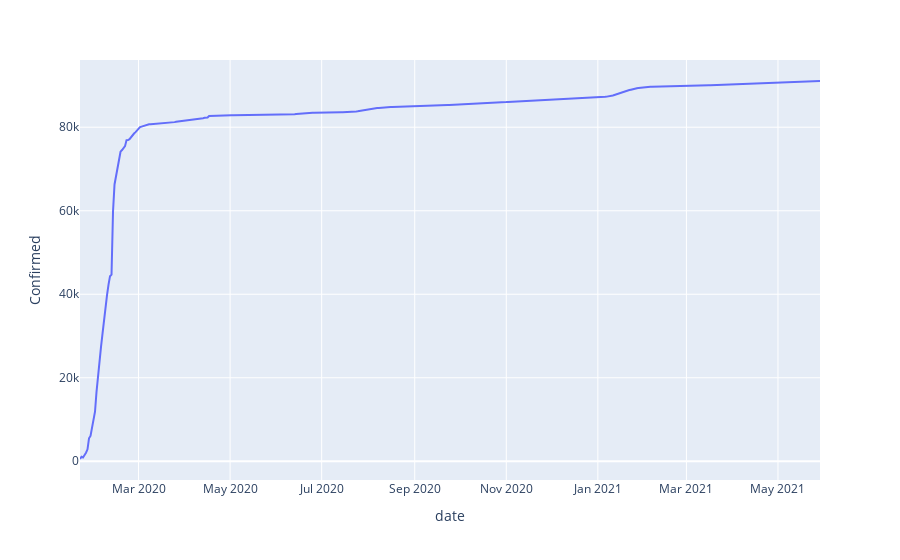
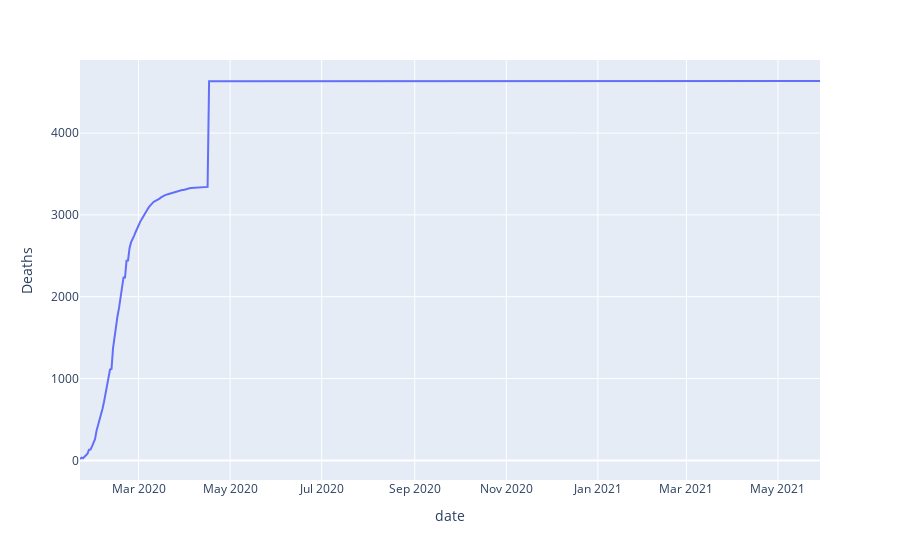

The notebook cell saved with these charts, in order:
### Code cell
china = dff[dff['country']=='China']
china_group = china.groupby('date')[['Confirmed','Deaths']].sum()
fig=px.line(data_frame=china_group,x=china_group.index,y='Confirmed')
fig.show()
fig=px.line(data_frame=china_group,x=china_group.index,y='Deaths')
fig.show()

### Figure 1 — Plotly figure (JSON) as saved in the notebook; plotly's stock layout.template omitted (floating-point values rounded to 4 significant figures; data arrays with more than 128 entries replaced by an {"elided": "..."} marker saying what was removed)
{"data": [{"hovertemplate": "date=%{x}<br>Confirmed=%{y}<extra></extra>", "legendgroup": "", "line": {"color": "#636efa", "dash": "solid"}, "marker": {"symbol": "circle"}, "mode": "lines", "name": "", "orientation": "v", "showlegend": false, "type": "scatter", "x": {"elided": "494 str values"}, "xaxis": "x", "y": {"elided": "494 int values"}, "yaxis": "y"}], "layout": {"legend": {"tracegroupgap": 0}, "margin": {"t": 60}, "xaxis": {"anchor": "y", "domain": [0, 1], "title": {"text": "date"}}, "yaxis": {"anchor": "x", "domain": [0, 1], "title": {"text": "Confirmed"}}}}

### Figure 2 — Plotly figure (JSON) as saved in the notebook; plotly's stock layout.template omitted (floating-point values rounded to 4 significant figures; data arrays with more than 128 entries replaced by an {"elided": "..."} marker saying what was removed)
{"data": [{"hovertemplate": "date=%{x}<br>Deaths=%{y}<extra></extra>", "legendgroup": "", "line": {"color": "#636efa", "dash": "solid"}, "marker": {"symbol": "circle"}, "mode": "lines", "name": "", "orientation": "v", "showlegend": false, "type": "scatter", "x": {"elided": "494 str values"}, "xaxis": "x", "y": {"elided": "494 int values"}, "yaxis": "y"}], "layout": {"legend": {"tracegroupgap": 0}, "margin": {"t": 60}, "xaxis": {"anchor": "y", "domain": [0, 1], "title": {"text": "date"}}, "yaxis": {"anchor": "x", "domain": [0, 1], "title": {"text": "Deaths"}}}}
